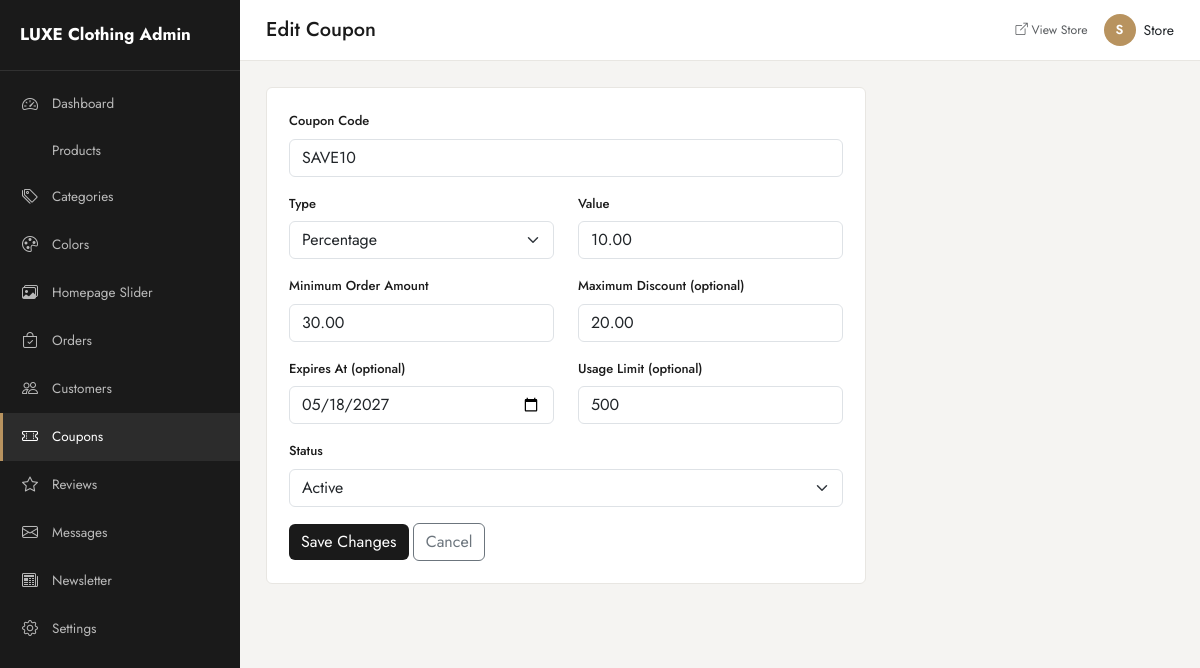
Page /admin/coupons/edit.php?id=1 (signed in) on the committed database.
### tables this page shows
CREATE TABLE users (
    id INT AUTO_INCREMENT PRIMARY KEY,
    first_name VARCHAR(100) NOT NULL,
    last_name VARCHAR(100) NOT NULL,
    email VARCHAR(150) NOT NULL UNIQUE,
    password VARCHAR(255) NOT NULL,
    phone VARCHAR(30) DEFAULT NULL,
    address VARCHAR(255) DEFAULT NULL,
    city VARCHAR(100) DEFAULT NULL,
    role ENUM('customer','admin') NOT NULL DEFAULT 'customer',
    status ENUM('active','inactive') NOT NULL DEFAULT 'active',
    created_at DATETIME NOT NULL DEFAULT CURRENT_TIMESTAMP,
    INDEX idx_users_email (email),
    INDEX idx_users_role (role)
);

CREATE TABLE coupons (
    id INT AUTO_INCREMENT PRIMARY KEY,
    code VARCHAR(50) NOT NULL UNIQUE,
    type ENUM('percentage','fixed') NOT NULL DEFAULT 'percentage',
    value DECIMAL(10,2) NOT NULL,
    minimum_amount DECIMAL(10,2) NOT NULL DEFAULT 0,
    maximum_discount DECIMAL(10,2) DEFAULT NULL,
    expires_at DATE DEFAULT NULL,
    usage_limit INT DEFAULT NULL,
    used_count INT NOT NULL DEFAULT 0,
    status ENUM('active','inactive') NOT NULL DEFAULT 'active',
    created_at DATETIME NOT NULL DEFAULT CURRENT_TIMESTAMP,
    INDEX idx_coupons_code (code)
);

### includes/functions.php (called while the page is built, shortened)
<?php
require_once __DIR__ . '/../config/database.php';
function e(?string $value): string
{
    return htmlspecialchars($value ?? '', ENT_QUOTES, 'UTF-8');
}
function isLoggedIn(): bool
{
    return !empty($_SESSION['user_id']);
}
function currentUserId(): ?int
{
    return $_SESSION['user_id'] ?? null;
}
function currentUser(): ?array
{
    $stmt = getDB()->prepare('SELECT * FROM users WHERE id = ? LIMIT 1');
    $stmt->execute([currentUserId()]);
    $user = $stmt->fetch() ?: false;
    return $user ?: null;
}

### config/database.php (called while the page is built, shortened)
<?php
function getDB(): PDO
{
    static $pdo = null;
    if ($pdo === null) {
        $dsn = 'mysql:host=' . DB_HOST . ';dbname=' . DB_NAME . ';charset=' . DB_CHARSET;
        $options = [
            PDO::ATTR_ERRMODE            => PDO::ERRMODE_EXCEPTION,
            PDO::ATTR_DEFAULT_FETCH_MODE => PDO::FETCH_ASSOC,
            PDO::ATTR_EMULATE_PREPARES   => false,
        ];
        try {
            $pdo = new PDO($dsn, DB_USER, DB_PASS, $options);
        } catch (PDOException $e) {
            error_log('DB Connection Error: ' . $e->getMessage());
            http_response_code(500);
            die('A database error occurred. Please try again later.');
        }
    }
    return $pdo;
}

### admin/coupons/edit.php (the view, shortened to what this page needs)
<?php
$pdo = getDB();
$id = (int)($_GET['id'] ?? 0);
$stmt = $pdo->prepare('SELECT * FROM coupons WHERE id = ?');
$stmt->execute([$id]);
$coupon = $stmt->fetch();
$pageHeading = 'Edit Coupon';
require_once __DIR__ . '/../includes/header.php';
?>
<div class="admin-card" style="max-width:600px;">
  <form method="POST">
    <div class="mb-3">
      <label class="form-label">Coupon Code</label>
      <input type="text" name="code" class="form-control text-uppercase" required value="<?= e($coupon['code']) ?>">
    </div>
    <div class="row">
      <div class="col-6 mb-3">
        <label class="form-label">Type</label>
        <select name="type" class="form-select">
          <option value="percentage" <?= $coupon['type']==='percentage'?'selected':'' ?>>Percentage</option>
        </select>
      </div>
      <div class="col-6 mb-3">
        <label class="form-label">Value</label>
        <input type="number" step="0.01" min="0" name="value" class="form-control" required value="<?= e($coupon['value']) ?>">
      </div>
    </div>
    <div class="row">
      <div class="col-6 mb-3">
        <label class="form-label">Minimum Order Amount</label>
        <input type="number" step="0.01" min="0" name="minimum_amount" class="form-control" value="<?= e($coupon['minimum_amount']) ?>">
      </div>
      <div class="col-6 mb-3">
        <label class="form-label">Maximum Discount (optional)</label>
        <input type="number" step="0.01" min="0" name="maximum_discount" class="form-control" value="<?= e($coupon['maximum_discount']) ?>">
      </div>
    </div>
    <div class="row">
      <div class="col-6 mb-3">
        <label class="form-label">Expires At (optional)</label>
        <input type="date" name="expires_at" class="form-control" value="<?= e($coupon['expires_at']) ?>">
      </div>
      <div class="col-6 mb-3">
        <label class="form-label">Usage Limit (optional)</label>
        <input type="number" min="1" name="usage_limit" class="form-control" value="<?= e($coupon['usage_limit']) ?>">
      </div>
    </div>
    <div class="mb-3">
      <label class="form-label">Status</label>
      <select name="status" class="form-select">
        <option value="active" <?= $coupon['status']==='active'?'selected':'' ?>>Active</option>
      </select>
    </div>
    <button class="btn btn-primary-admin">Save Changes</button>
    <a href="<?= BASE_URL ?>/admin/coupons/index.php" class="btn btn-outline-secondary">Cancel</a>
  </form>
</div>
<?php require_once __DIR__ . '/../includes/footer.php'; ?>

### admin/includes/header.php (shortened to what this page needs)
<?php
$adminUser = currentUser();
?>
<!DOCTYPE html>
<html lang="en">
<head>
<link href="https://cdn.jsdelivr.net/npm/bootstrap@5.3.3/dist/css/bootstrap.min.css" rel="stylesheet">
<link href="https://cdn.jsdelivr.net/npm/bootstrap-icons@1.11.3/font/bootstrap-icons.css" rel="stylesheet">
<link rel="stylesheet" href="<?= BASE_URL ?>/admin/assets/css/admin.css">
</head>
<body>
<div id="toast-container" class="toast-container position-fixed top-0 end-0 p-3" style="z-index:1080"></div>
<div class="admin-wrapper">
  <?php include __DIR__ . '/sidebar.php'; ?>
  <div class="admin-main">
    <div class="admin-topbar d-flex justify-content-between align-items-center">
      <h5 class="mb-0 d-none d-lg-block"><?= e($pageHeading ?? 'Dashboard') ?></h5>
      <div class="d-flex align-items-center gap-3">
        <a href="<?= BASE_URL ?>/index.php" target="_blank" class="small text-muted"><i class="bi bi-box-arrow-up-right"></i> View Store</a>
        <div class="dropdown">
          <a href="#" class="d-flex align-items-center gap-2 text-dark" data-bs-toggle="dropdown">
            <div class="admin-avatar"><?= e(strtoupper(substr($adminUser['first_name'],0,1))) ?></div>
            <span class="d-none d-md-inline"><?= e($adminUser['first_name']) ?></span>
          </a>
        </div>
      </div>
    </div>
    <div class="admin-content">

### admin/assets/css/admin.css (style rules this page uses)
:root { --admin-ink: #1a1a1a; --admin-accent: #b8935f; --admin-bg: #f5f4f2; --admin-line: #e8e6e2; }
* { box-sizing: border-box; }
body { font-family: 'Jost', sans-serif; background: var(--admin-bg); color: var(--admin-ink); font-size: 14px; }
a { text-decoration: none; }
.admin-wrapper { display: flex; min-height: 100vh; }
.admin-main { margin-left: 240px; flex-grow: 1; min-width: 0; width: 100%; }
.admin-topbar { background: #fff; padding: 14px 26px; border-bottom: 1px solid var(--admin-line); position: sticky; top: 0; z-index: 900; }
.admin-content { padding: 26px; }
.admin-avatar { width: 32px; height: 32px; border-radius: 50%; background: var(--admin-accent); color: #fff; display: flex; align-items: center; justify-content: center; font-weight: 600; font-size: 13px; }
.admin-card { background: #fff; border-radius: 6px; border: 1px solid var(--admin-line); padding: 22px; }
.form-label { font-size: 13px; font-weight: 500; }
.btn-primary-admin { background: var(--admin-ink); color: #fff; border: none; }

### rows in the picture
users: first_name "S", first_name "Store"
coupons: code "SAVE10", type "Percentage", value "10.00", minimum_amount "30.00", maximum_discount "20.00", expires_at "05/18/2027", usage_limit "500", status "Active"

### other values in the picture
setting('store_name', 'LUXE') "LUXE Clothing"
$pageHeading "Edit Coupon"
